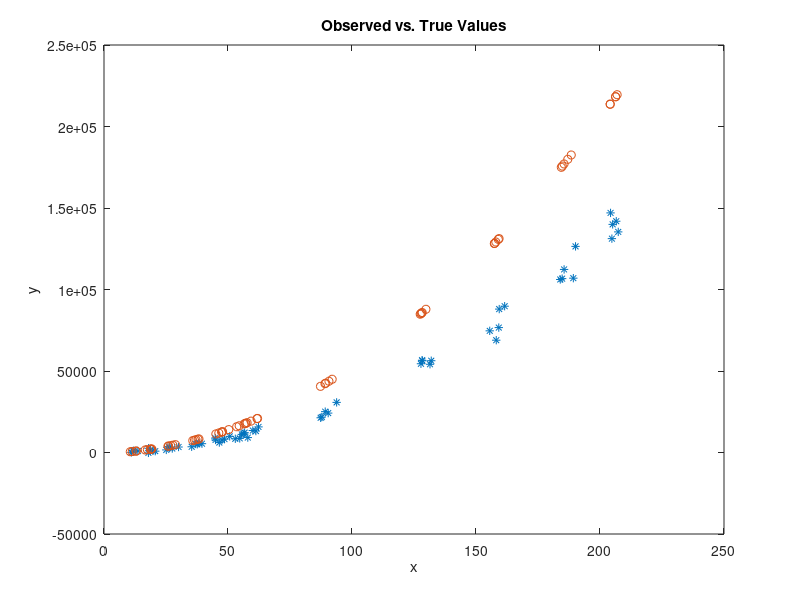

The MATLAB script that drew this image: (Note: this script raises an error after producing the figure.)
%% SIMULATIONS

% Viktor Witkovsky (witkovsky@savba.sk)
% Ver.: '18-Sep-2023 14:57:24'

clear
close all

%% Load data / Good data

%load Data14_BV52_1622021alahysitron.mat
%load Data16_BV52_2222021alahysitron.mat
%load Data17_BV52_932021progressive
%load Data18_BV52_19112020.mat
%load Data19_BV52_322021.mat
%load DataBerk52_25032021.mat

%% Bad data

load DataBerk52_25032021.mat; Uy = Uy20;
%load DataBerk227_2452.mat; Uy = Uy20;
%load DataBerk618_2met.mat

%%

q = length(x);
if isempty(Uxy)
    Uxy = zeros(q);
end
U   = [Ux Uxy; Uxy' Uy];

%% Model / %% Generate data
% EXAMPLE_OEFPIL DataBerk227_2452
%     "params": ["a2", "a1", "a12", "a14"],
%     "f": "a2*x^2 + a1*x + a12*x^(1/2) + a14*x^(1/4)",
%     "dfdx": ["2*a2*x + a1 + 1/2*a12*x^(-1/2) + 1/4*a14*x^(-3/4)"],
%     "dfdp": ["x^2", "x", "x^(1/2)", "x^(1/4)"]

gfun = @(mu,beta)beta(1)*mu.^2+beta(2)*mu+beta(3)*mu.^(1/2)+beta(4)*mu.^(1/4);

beta = [ 5   10   500  -1000];

mu = round(x*10)/10;
nu = gfun(mu,beta);

munu = [mu nu];

xy = munu(:) + sqrtm(full(U)) * randn(2*q,1);

x = xy(1:q);
y = xy(q+(1:q));

%% Observed vs. True Values

figure
plot(x,y,'*',mu,nu,'o')
xlabel('x')
ylabel('y')
title('Observed vs. True Values')
legend('Observed values','True values','Location','nw')

%% Fit the model by OEFPIL

mu0 = {x, y};

beta0 = [1;0;0;0];

fun = @(mu,beta)beta(1)*mu{1}.^2+beta(2)*mu{1}+beta(3)*mu{1}.^(1/2)+beta(4)*mu{1}.^(1/4)-mu{2};

options.funDiff_mu = @(mu,beta) {2*beta(1)*mu{1} + beta(2) + mu{1}.^(-1/2)*beta(3)/2 + mu{1}.^(-3/2)*beta(4)/4,  - ones(size(mu{2}))};
options.funDiff_beta = @(mu,beta) [mu{1}.^2, mu{1}, mu{1}.^(1/2), mu{1}.^(1/4)];

options.method = 'oefpil';
options.tol = 1e-10;
options.criterion = 'parameterdifferences';
%options.criterion = 'function';
options.isPlot = false;

result = OEFPIL({x,y},U,fun,mu0,beta0,options);

%% Observed vs. True vs. Fitted Values

figure
plot(x,y,'*',mu,nu,'o',result.muCell{1},result.muCell{2},'+')
xlabel('x')
ylabel('y')
title('Observed vs. True vs. Fitted Values')
legend('Observed values','True values','Fitted Values','Location','nw')
